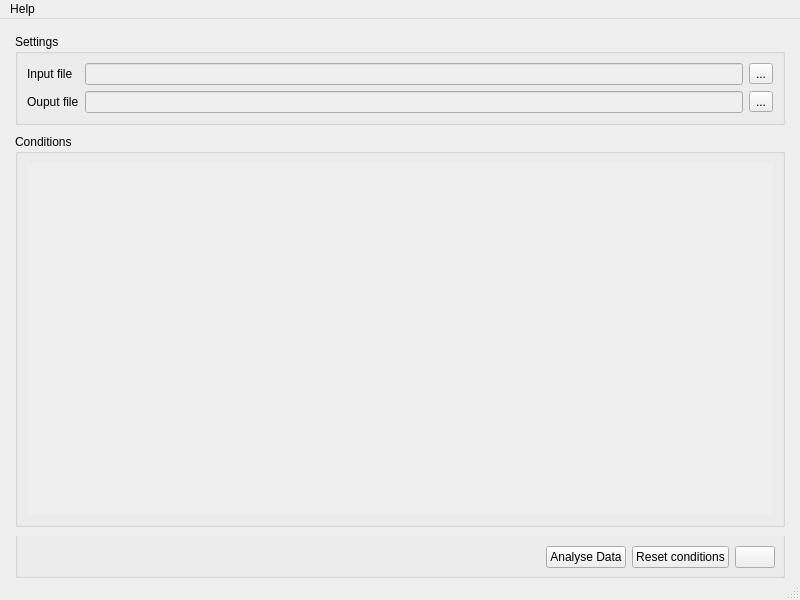
<?xml version="1.0" encoding="UTF-8"?>
<ui version="4.0">
 <class>MainWindow</class>
 <widget class="QMainWindow" name="MainWindow">
  <property name="geometry">
   <rect>
    <x>0</x>
    <y>0</y>
    <width>800</width>
    <height>600</height>
   </rect>
  </property>
  <property name="sizePolicy">
   <sizepolicy hsizetype="Preferred" vsizetype="Preferred">
    <horstretch>0</horstretch>
    <verstretch>0</verstretch>
   </sizepolicy>
  </property>
  <property name="minimumSize">
   <size>
    <width>0</width>
    <height>0</height>
   </size>
  </property>
  <property name="windowTitle">
   <string>MainWindow</string>
  </property>
  <widget class="QWidget" name="centralwidget">
   <layout class="QGridLayout" name="gridLayout">
    <property name="sizeConstraint">
     <enum>QLayout::SetMaximumSize</enum>
    </property>
    <property name="leftMargin">
     <number>15</number>
    </property>
    <property name="topMargin">
     <number>15</number>
    </property>
    <property name="rightMargin">
     <number>15</number>
    </property>
    <property name="bottomMargin">
     <number>0</number>
    </property>
    <property name="spacing">
     <number>9</number>
    </property>
    <item row="3" column="0">
     <widget class="QGroupBox" name="control_group_box">
      <property name="sizePolicy">
       <sizepolicy hsizetype="Preferred" vsizetype="Maximum">
        <horstretch>0</horstretch>
        <verstretch>0</verstretch>
       </sizepolicy>
      </property>
      <property name="styleSheet">
       <string notr="true">QGroupBox{padding-top:15px; margin-top:-15px}</string>
      </property>
      <property name="title">
       <string/>
      </property>
      <layout class="QHBoxLayout" name="horizontalLayout">
       <item>
        <spacer name="horizontalSpacer">
         <property name="orientation">
          <enum>Qt::Horizontal</enum>
         </property>
         <property name="sizeHint" stdset="0">
          <size>
           <width>40</width>
           <height>20</height>
          </size>
         </property>
        </spacer>
       </item>
       <item>
        <widget class="QPushButton" name="analyse_data_btn">
         <property name="text">
          <string>Analyse Data</string>
         </property>
        </widget>
       </item>
       <item>
        <widget class="QPushButton" name="reset_conditions_grid_btn">
         <property name="text">
          <string>Reset conditions</string>
         </property>
        </widget>
       </item>
       <item>
        <widget class="QPushButton" name="output_settings_btn">
         <property name="text">
          <string/>
         </property>
         <property name="icon">
          <iconset>
           <normaloff>../media/settings_icon.png</normaloff>../media/settings_icon.png</iconset>
         </property>
        </widget>
       </item>
      </layout>
     </widget>
    </item>
    <item row="1" column="0">
     <widget class="QGroupBox" name="settings_group_box">
      <property name="autoFillBackground">
       <bool>false</bool>
      </property>
      <property name="title">
       <string>Settings</string>
      </property>
      <layout class="QGridLayout" name="gridLayout_2">
       <item row="0" column="0">
        <layout class="QGridLayout" name="general_settings">
         <item row="0" column="2">
          <widget class="QLineEdit" name="input_file_path">
           <property name="enabled">
            <bool>false</bool>
           </property>
           <property name="text">
            <string/>
           </property>
           <property name="readOnly">
            <bool>true</bool>
           </property>
          </widget>
         </item>
         <item row="0" column="3">
          <widget class="QToolButton" name="input_file_browser">
           <property name="text">
            <string>...</string>
           </property>
          </widget>
         </item>
         <item row="1" column="0">
          <widget class="QLabel" name="label_2">
           <property name="text">
            <string>Ouput file</string>
           </property>
          </widget>
         </item>
         <item row="1" column="2">
          <widget class="QLineEdit" name="output_file_path">
           <property name="enabled">
            <bool>false</bool>
           </property>
           <property name="text">
            <string/>
           </property>
           <property name="readOnly">
            <bool>true</bool>
           </property>
          </widget>
         </item>
         <item row="1" column="3">
          <widget class="QToolButton" name="output_file_browser">
           <property name="text">
            <string>...</string>
           </property>
          </widget>
         </item>
         <item row="0" column="0">
          <widget class="QLabel" name="label">
           <property name="text">
            <string>Input file</string>
           </property>
          </widget>
         </item>
        </layout>
       </item>
      </layout>
     </widget>
    </item>
    <item row="2" column="0">
     <widget class="QGroupBox" name="conditions_group_box">
      <property name="sizePolicy">
       <sizepolicy hsizetype="Preferred" vsizetype="Preferred">
        <horstretch>0</horstretch>
        <verstretch>0</verstretch>
       </sizepolicy>
      </property>
      <property name="styleSheet">
       <string notr="true"/>
      </property>
      <property name="title">
       <string>Conditions</string>
      </property>
      <layout class="QVBoxLayout" name="verticalLayout_3">
       <item>
        <widget class="QScrollArea" name="scrollArea">
         <property name="frameShape">
          <enum>QFrame::NoFrame</enum>
         </property>
         <property name="widgetResizable">
          <bool>true</bool>
         </property>
         <widget class="QWidget" name="scrollAreaContent">
          <property name="geometry">
           <rect>
            <x>0</x>
            <y>0</y>
            <width>746</width>
            <height>338</height>
           </rect>
          </property>
          <layout class="QVBoxLayout" name="verticalLayout">
           <item>
            <layout class="QGridLayout" name="conditions_grid"/>
           </item>
           <item>
            <spacer name="verticalSpacer_2">
             <property name="orientation">
              <enum>Qt::Vertical</enum>
             </property>
             <property name="sizeHint" stdset="0">
              <size>
               <width>20</width>
               <height>40</height>
              </size>
             </property>
            </spacer>
           </item>
          </layout>
         </widget>
        </widget>
       </item>
       <item>
        <layout class="QGridLayout" name="conditions_grid2"/>
       </item>
      </layout>
     </widget>
    </item>
   </layout>
  </widget>
  <widget class="QMenuBar" name="menubar">
   <property name="geometry">
    <rect>
     <x>0</x>
     <y>0</y>
     <width>800</width>
     <height>21</height>
    </rect>
   </property>
   <widget class="QMenu" name="menuFile">
    <property name="title">
     <string>Help</string>
    </property>
    <addaction name="actionAbout"/>
   </widget>
   <addaction name="menuFile"/>
  </widget>
  <widget class="QStatusBar" name="statusbar"/>
  <action name="actionAbout">
   <property name="icon">
    <iconset>
     <normaloff>../media/about_icon.png</normaloff>../media/about_icon.png</iconset>
   </property>
   <property name="text">
    <string>About</string>
   </property>
   <property name="shortcut">
    <string>F1</string>
   </property>
  </action>
 </widget>
 <resources/>
 <connections/>
</ui>
